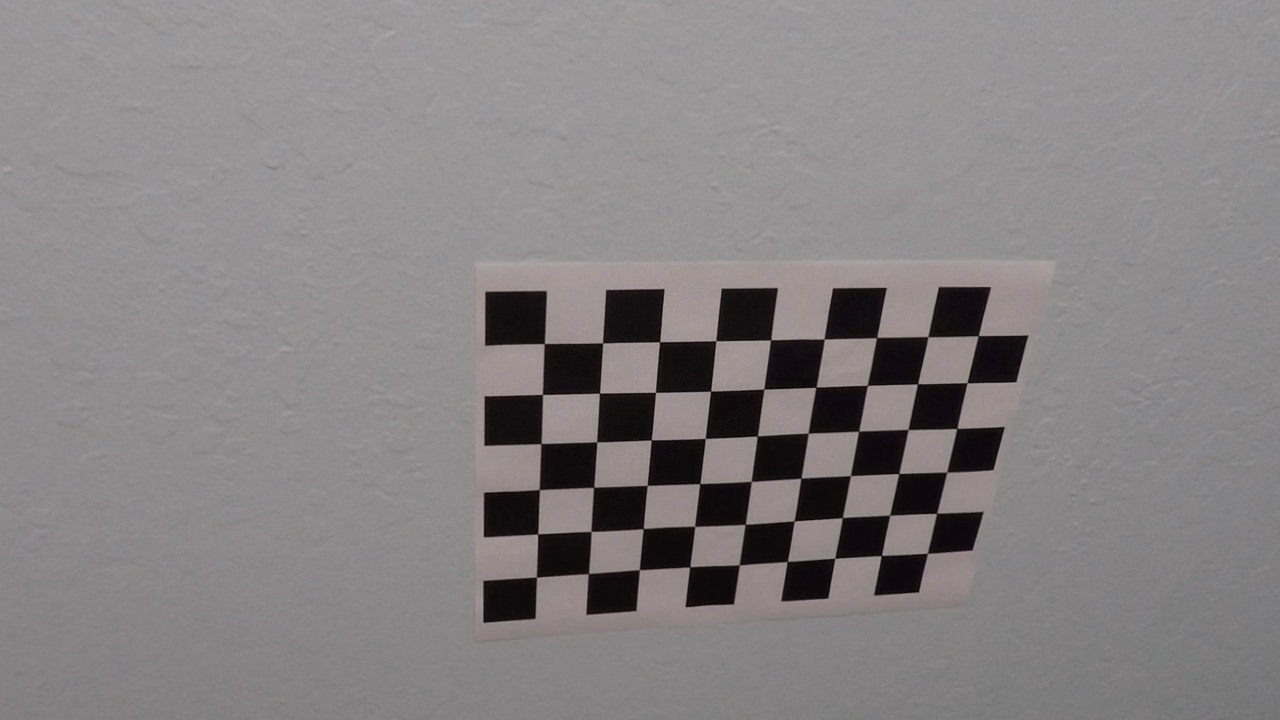
#> input picture camera_cal_undistorted/calibration10.jpg, 1280 x 720 px, given as the content of the folder camera_cal/, which was not available
$ jupyter execute --allow-errors P2.ipynb   (shell and % lines are left out)   (older library calls are emulated)   (text cells are left out)
#> lines starting #> are read from the running program, lines starting #| are printed output that depends on the picture; pictures that were not available may be replaced by others from this repository, and a replacement may not be noted
[cell 1]
#importing some useful packages
import matplotlib.pyplot as plt
import matplotlib.image as mpimg
import numpy as np
import cv2
import os
import math

[cell 2]
def calibrate_camera(input_dir, num_images, width, height):
    """ Returns the camera calibration parameters.

    Parameters:
    ----------
    input_dir : str
        The directory containing chessboard images
    width : int
        The number of internal corners across one row of a chessboard.
    height : int
        The number of internal corners across one column of a chessboard.

    Returns
    -------
    tuple
        Tuple of the camera matrix and distortion coefficients.

    """
#> called with input_dir = 'camera_cal/', num_images = 20, width = 9, height = 6
    fig = plt.figure(figsize=(16,20))
    cols = 2
    objpoints = []
    imgpoints = []
    # 3 dimensional coordinates, all with z = 0
    objp = np.zeros((height*width, 3), np.float32)
    # (x,y) coords
    objp[:,:2] = np.mgrid[0:width,0:height].T.reshape(-1,2)

    for img_number, img_name in enumerate(os.listdir(input_dir), start=1):
        img = mpimg.imread(input_dir + img_name)
#> img is the input picture: shape (720, 1280, 3); mean R, G, B 133.1, 129.7, 130.6
        fig.add_subplot(num_images, cols, 2 * img_number - 1)
        plt.imshow(img)
        # convert to grayscale, mpimg uses RGB colors
        gray = cv2.cvtColor(img, cv2.COLOR_RGB2GRAY)
        ret, corners = cv2.findChessboardCorners(gray, (width, height), None)
#> ret = True; corners = 54 rows, first 8: [545.3, 342.7], [602.4, 342.7], [658.9, 342.3], [715.8, 340.7], [769.6, 340.6], [824.4, 339.2], [875.5, 338.6], [928, 336.6]
        if ret == True:
            imgpoints.append(corners)
            objpoints.append(objp)

            # draw and display corners
            img = cv2.drawChessboardCorners(img, (width, height), corners, ret)
            fig.add_subplot(num_images, cols, 2 * img_number)
            plt.imshow(img)

    ret, mtx, dist, rvecs, tvecs = cv2.calibrateCamera(objpoints, imgpoints, gray.shape[::-1], None, None)
    return mtx, dist

[cell 3]
def undistort_img(img, mtx, dist):
    return cv2.undistort(img, mtx, dist, None, mtx)

# [31 lines left out: function undistort_images, not called in this run]

[cell 4]
print("Calibrating Camera")
#> (the rest of this cell did not finish here and is left out)

[cell 5]
print("Undistorting Images")
#> (the rest of this cell did not finish here and is left out)

#> (a cell that did not finish here is left out)

[cell 7]
# TODO: Add color thresholding here.
def threshold_img(img, thresh_min, thresh_max):
#> called with thresh_min = 20, thresh_max = 100
    gray = cv2.cvtColor(img, cv2.COLOR_RGB2GRAY)
    sobel_x = cv2.Sobel(gray, cv2.CV_64F, 1, 0)
    abs_sobel = np.absolute(sobel_x)
    scaled_sobel = np.uint8(255 * abs_sobel / np.max(abs_sobel))
    sobel_binary = np.zeros_like(scaled_sobel)
    sobel_binary[(scaled_sobel >= thresh_min) & (scaled_sobel <= thresh_max)] = 1

    # added s thresholding to detect yellow lanes
    s_thresh_min = 170
    s_thresh_max = 255
    # Convert to HLS color space and separate the S channel
    # Note: img is the undistorted image
    hls = cv2.cvtColor(img, cv2.COLOR_RGB2HLS)
    s_channel = hls[:,:,2]
    s_binary = np.zeros_like(s_channel)
    s_binary[(s_channel >= s_thresh_min) & (s_channel <= s_thresh_max)] = 1

    # Combine the two binary thresholds
    combined_binary = np.zeros_like(s_binary)
    combined_binary[(s_binary == 1) | (sobel_binary == 1)] = 1

    return combined_binary

def abs_sobel_thresh(input_dir, output_dir, num_images, thresh_min, thresh_max):
    """ Outputs the thresholded images from input_dir to output_dir using the Sobel X operator.

    Parameters:
    ----------
    input_dir : str
        The directory containing the images to which Sobel thresholding will be applied.
    output_dir : str
        The directory containing the thresholded images.
    num_images : int
        The number of images in input_dir.
    thresh_min : int
        Minimum value of threshold [0, 255]
    thresh_max : int
        Maximum value of threshold [0, 255]

    Returns
    -------
    tuple
        something?

    """
    fig = plt.figure(figsize=(16,20))
    cols = 2
    for img_number, img_name in enumerate(os.listdir(input_dir), start=1):
        img = mpimg.imread(input_dir + img_name)
        fig.add_subplot(num_images, cols, 2 * img_number - 1)
        plt.imshow(img)
        sobel_binary = threshold_img(img, thresh_min, thresh_max)
        fig.add_subplot(num_images, cols, 2 * img_number)
        plt.imshow(sobel_binary, cmap='gray')
        cv2.imwrite(output_dir + img_name, sobel_binary * 255)

[cell 8]
abs_sobel_thresh("test_images/", "test_images_sobel/", 8, 20, 100)

[cell 9]
# assumes a 1280 x 720 picture
src = np.float32([[750, 450], [1100, 700], [250, 700], [600, 450]])
dst = np.float32([[1000, 0], [1000, 700], [300, 700], [300, 0]])
M = cv2.getPerspectiveTransform(src, dst)
def transform_img(img):
    img_size = (img.shape[1], img.shape[0])
    warped = cv2.warpPerspective(img, M, img_size, flags=cv2.INTER_LINEAR)
    return warped

def perspective_transform(input_dir, output_dir, num_images):
    fig = plt.figure(figsize=(16,20))
    cols = 2
    for img_number, img_name in enumerate(os.listdir(input_dir), start=1):
            img = mpimg.imread(input_dir + img_name)
            fig.add_subplot(num_images, cols, 2 * img_number - 1)
            plt.imshow(img, cmap='gray')

            warped = transform_img(img)
            fig.add_subplot(num_images, cols, 2 * img_number)
            plt.imshow(warped, cmap='gray')
            cv2.imwrite(output_dir + img_name, warped)

[cell 10]
perspective_transform("test_images_sobel/", "test_images_perspective/", 8)

[cell 11]
def find_lane_pixels(binary_warped):
    # Take a histogram of the bottom half of the image
    histogram = np.sum(binary_warped[binary_warped.shape[0]//2:,:], axis=0)
#> histogram = 1280 values, max 7264 at index 580, min 0 at index 0, mean 1605.8
    # Create an output image to draw on and visualize the result
    out_img = np.dstack((binary_warped, binary_warped, binary_warped))
    # Find the peak of the left and right halves of the histogram
    # These will be the starting point for the left and right lines
    midpoint = np.int(histogram.shape[0]//2)
    leftx_base = np.argmax(histogram[:midpoint])
#> leftx_base = 580
    rightx_base = np.argmax(histogram[midpoint:]) + midpoint
#> rightx_base = 707

    # HYPERPARAMETERS
    # Choose the number of sliding windows
    nwindows = 9
    # Set the width of the windows +/- margin
    margin = 100
    # Set minimum number of pixels found to recenter window
    minpix = 50

    # Set height of windows - based on nwindows above and image shape
    window_height = np.int(binary_warped.shape[0]//nwindows)
    # Identify the x and y positions of all nonzero pixels in the image
    nonzero = binary_warped.nonzero()
#> nonzero = 111962 positions, rows 0 to 655, columns 8 to 1279
    nonzeroy = np.array(nonzero[0])
    nonzerox = np.array(nonzero[1])
    # Current positions to be updated later for each window in nwindows
    leftx_current = leftx_base
#> leftx_current = 580
    rightx_current = rightx_base
#> rightx_current = 707

    # Create empty lists to receive left and right lane pixel indices
    left_lane_inds = []
    right_lane_inds = []

    # Step through the windows one by one
    for window in range(nwindows):
        # Identify window boundaries in x and y (and right and left)
        win_y_low = binary_warped.shape[0] - (window+1)*window_height
        win_y_high = binary_warped.shape[0] - window*window_height
        ### TO-DO: Find the four below boundaries of the window ###
        win_xleft_low = leftx_current - margin  # Update this
        win_xleft_high = leftx_current + margin  # Update this
        win_xright_low = rightx_current - margin  # Update this
        win_xright_high = rightx_current + margin  # Update this

        # Draw the windows on the visualization image
        cv2.rectangle(out_img,(win_xleft_low,win_y_low),
        (win_xleft_high,win_y_high),(0,255,0), 2)
        cv2.rectangle(out_img,(win_xright_low,win_y_low),
        (win_xright_high,win_y_high),(0,255,0), 2)


        ### Identify the nonzero pixels in x and y within the window ###
        good_left_inds = np.where((nonzerox >= win_xleft_low) &
                                  (nonzerox < win_xleft_high) &
                                  (nonzeroy >= win_y_low) &
                                  (nonzeroy < win_y_high))[0]


        good_right_inds = np.where((nonzerox >= win_xright_low) &
                                   (nonzerox < win_xright_high) &
                                   (nonzeroy >= win_y_low) &
                                   (nonzeroy < win_y_high))[0]


        # Append these indices to the lists
        left_lane_inds.append(good_left_inds)
        right_lane_inds.append(good_right_inds)

        ### If you found > minpix pixels, recenter next window ###
        ### (`right` or `leftx_current`) on their mean position ###
        if len(good_left_inds) > minpix:
            leftx_current = np.mean(nonzerox[good_left_inds],dtype=np.int)
        if len(good_right_inds) > minpix:
            rightx_current = np.mean(nonzerox[good_right_inds], dtype=np.int)
#> this loop made 9 passes
#> (win_xleft_low, win_xleft_high, win_xright_low, win_xright_high, leftx_current, rightx_current) on passes 2 to 5: (435, 635, 607, 807, 535, 703), (435, 635, 603, 803, 541, 726), (441, 641, 626, 826, 513, 740), (413, 613, 640, 840, 516, 748)
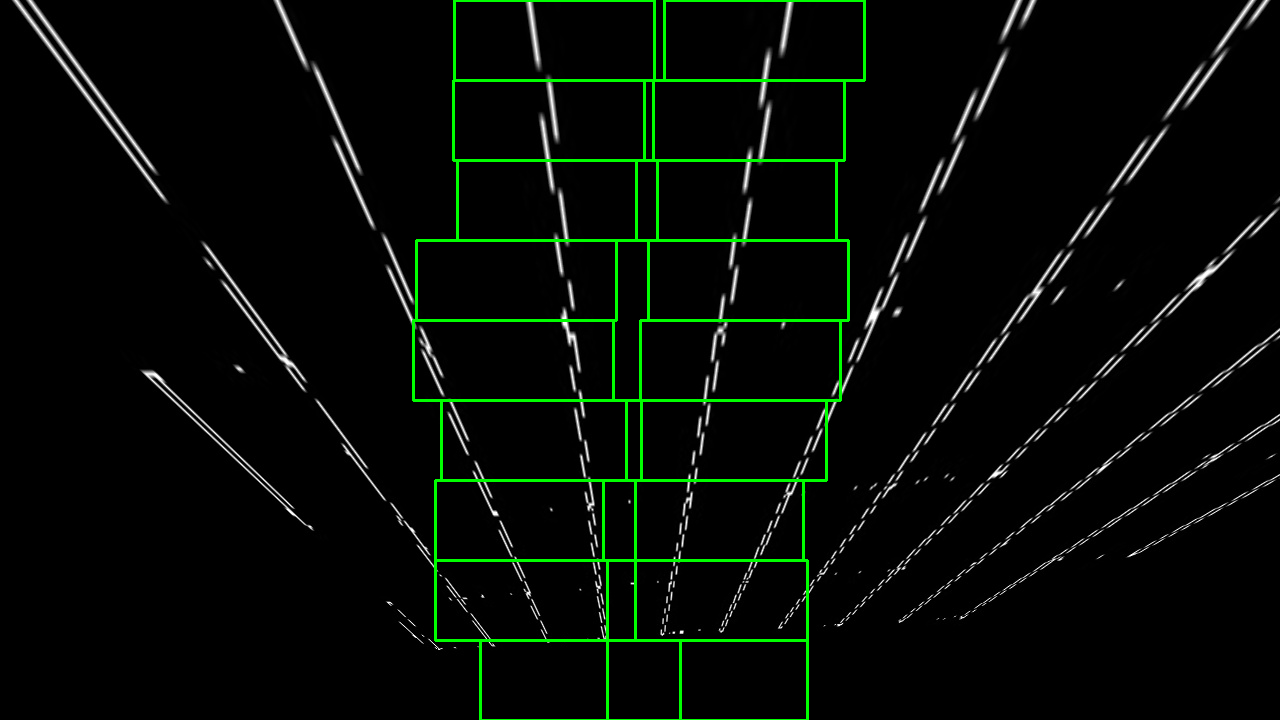
#> out_img: shape (720, 1280, 3); mean of channels 0, 1, 2 5.4, 10.7, 5.4; drawn as R, G, B
#> after the loop, left_lane_inds = 9 items; right_lane_inds = 9 items

    # Concatenate the arrays of indices (previously was a list of lists of pixels)
    try:
        left_lane_inds = np.concatenate(left_lane_inds)
        right_lane_inds = np.concatenate(right_lane_inds)
    except ValueError:
        # Avoids an error if the above is not implemented fully
        pass

    # Extract left and right line pixel positions
    leftx = nonzerox[left_lane_inds]
    lefty = nonzeroy[left_lane_inds]
    rightx = nonzerox[right_lane_inds]
    righty = nonzeroy[right_lane_inds]

    return leftx, lefty, rightx, righty, out_img

[cell 12]
def fit_polynomial(binary_warped, ym_per_pix=1, xm_per_pix=1, debug=True):
    # Find our lane pixels first
    leftx, lefty, rightx, righty, out_img = find_lane_pixels(binary_warped)

    ### Fit a second order polynomial to each using `np.polyfit` ###
    left_fit = np.polyfit(lefty * ym_per_pix, leftx * xm_per_pix, deg=2)
#> left_fit = [0.000121, -0.12, 561]
    right_fit = np.polyfit(righty * ym_per_pix, rightx * xm_per_pix, deg=2)
#> right_fit = [-2.55e-05, -0.0894, 775.1]

    # Generate x and y values for plotting
    ploty = np.linspace(0, binary_warped.shape[0]-1, binary_warped.shape[0] )
    try:
        left_fitx = left_fit[0]*ploty**2 + left_fit[1]*ploty + left_fit[2]
#> left_fitx = 720 values, max 561 at index 0, min 530.9 at index 500, mean 538.5
        right_fitx = right_fit[0]*ploty**2 + right_fit[1]*ploty + right_fit[2]
#> right_fitx = 720 values, max 775.1 at index 0, min 697.7 at index 719, mean 738.6
    except TypeError:
        # Avoids an error if `left` and `right_fit` are still none or incorrect
        print('The function failed to fit a line!')
        left_fitx = 1*ploty**2 + 1*ploty
        right_fitx = 1*ploty**2 + 1*ploty

    ## Visualization ##
    # Colors in the left and right lane regions
    out_img[lefty, leftx] = [255, 0, 0]
    out_img[righty, rightx] = [0, 0, 255]

    # Plots the left and right polynomials on the lane lines
    poly_fit = np.zeros_like(out_img)
    pts_left = np.vstack((left_fitx,ploty)).astype(np.int32).T
#> pts_left = 720 pairs, first value 530 to 560, second value 0 to 719
    cv2.polylines(poly_fit,  [pts_left],  False,  (0, 255, 0),  30)
    # plt.plot(left_fitx, ploty, color='yellow')
    pts_right = np.vstack((right_fitx,ploty)).astype(np.int32).T
#> pts_right = 720 pairs, first value 697 to 775, second value 0 to 719
    cv2.polylines(poly_fit,  [pts_right],  False,  (0, 255, 0),  30)
    # plt.plot(right_fitx, ploty, color='yellow')

    return poly_fit, left_fit, right_fit

[cell 13]
input_dir = "test_images_perspective/"
output_dir = "test_images_polynomial_fit/"
num_images = 8
cols = 2
fig = plt.figure(figsize=(16,20))
for img_number, img_name in enumerate(os.listdir(input_dir), start=1):
            img = mpimg.imread(input_dir + img_name)
            fig.add_subplot(num_images, cols, 2 * img_number - 1)
            plt.imshow(img)
            poly_fit_img, left_fit, right_fit = fit_polynomial(img)
#> left_fit = [0.000121, -0.12, 561]; right_fit = [-2.55e-05, -0.0894, 775.1]
            fig.add_subplot(num_images, cols, 2 * img_number)
            plt.imshow(poly_fit_img)
            cv2.imwrite(output_dir + img_name, poly_fit_img)

[cell 14]
def calc_curve(left_fit, right_fit, y_eval, ym_per_pix, xm_per_pix):
    left_curverad = int(np.power(1 + np.square(2 * left_fit[0] * y_eval * ym_per_pix + left_fit[1]), 1.5) / np.abs(2 * left_fit[0]))  ## Implement the calculation of the left line here
    right_curverad = int(np.power(1 + np.square(2 * right_fit[0] * y_eval * ym_per_pix + right_fit[1]), 1.5) / np.abs(2 * right_fit[0]))  ## Implement the calculation of the right line here
    return left_curverad, right_curverad

[cell 15]
# TODO: Calculate the radius of curvature
original_dir = "test_images/"
input_dir = "test_images_perspective/"
output_dir = "test_images_curvature/"
num_images = 8
cols = 2
ym_per_pix = 30/720 # meters per pixel in y dimension
xm_per_pix = 3.7/700 # meters per pixel in x dimension
y_eval = 719 # Define y-value where we want radius of curvature
fig = plt.figure(figsize=(16,20))
# We'll choose the maximum y-value, corresponding to the bottom of the image
for img_number, img_name in enumerate(os.listdir(input_dir), start=1):
            img = mpimg.imread(input_dir + img_name)
            fig.add_subplot(num_images, cols, 2 * img_number - 1)
            plt.imshow(img)

            poly_fit_img_pix, left_fit_pix, right_fit_pix = fit_polynomial(img)
#> the loop in find_lane_pixels (call 2), `for window in range(nwindows):` made 9 passes
#> left_fit_pix = [0.000121, -0.12, 561]; right_fit_pix = [-2.55e-05, -0.0894, 775.1]
            # compute everything in meters
            poly_fit_img, left_fit, right_fit = fit_polynomial(img, ym_per_pix, xm_per_pix, debug=False)
#> call 3 of fit_polynomial, with ym_per_pix = 0.0417, xm_per_pix = 0.00529, debug = False
#> in fit_polynomial (call 3), `left_fit = np.polyfit(lefty * ym_per_pix, leftx * xm_per_pix, deg=2)`: left_fit = [0.000367, -0.0153, 2.97]
#> in fit_polynomial (call 3), `right_fit = np.polyfit(righty * ym_per_pix, rightx * xm_per_pix, deg=2)`: right_fit = [-7.76e-05, -0.0113, 4.1]
#> in fit_polynomial (call 3), `left_fitx = left_fit[0]*ploty**2 + left_fit[1]*ploty + left_fit[2]`: left_fitx = 720 values, max 181.7 at index 719, min 2.81 at index 21, mean 60.76
#> in fit_polynomial (call 3), `right_fitx = right_fit[0]*ploty**2 + right_fit[1]*ploty + right_fit[2]`: right_fitx = 720 values, max 4.1 at index 0, min -44.2 at index 719, mean -13.37
#> in fit_polynomial (call 3), `pts_left = np.vstack((left_fitx,ploty)).astype(np.int32).T`: pts_left = 720 pairs, first value 2 to 181, second value 0 to 719
#> in fit_polynomial (call 3), `pts_right = np.vstack((right_fitx,ploty)).astype(np.int32).T`: pts_right = 720 pairs, first value -44 to 4, second value 0 to 719
#> in fit_polynomial (call 3), `cv2.polylines(poly_fit,  [pts_right],  False,  (0, 255, 0),  30)`:
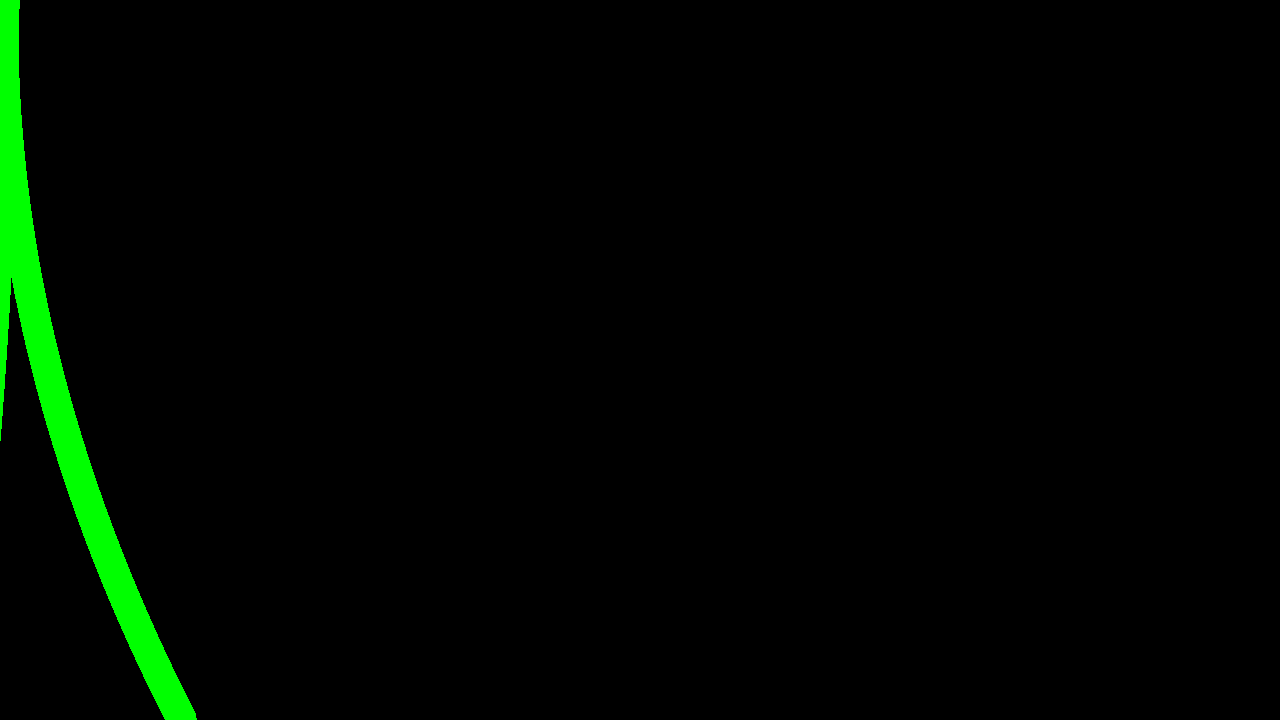
#> poly_fit: shape (720, 1280, 3); mean of channels 0, 1, 2 0, 6.3, 0; drawn as R, G, B
#> left_fit = [0.000367, -0.0153, 2.97]; right_fit = [-7.76e-05, -0.0113, 4.1]
            left_curverad, right_curverad = calc_curve(left_fit, right_fit, y_eval, ym_per_pix, xm_per_pix)
#> in calc_curve, `left_curverad = int(np.power(1 + np.square(2 * left_fit[0] * y_eval * ..`: left_curverad = 1362
#> in calc_curve, `right_curverad = int(np.power(1 + np.square(2 * right_fit[0] * y_eval ..`: right_curverad = 6442
#> left_curverad = 1362; right_curverad = 6442
            src = np.float32([[750, 450], [1100, 700], [250, 700], [600, 450]])
            dst = np.float32([[1000, 0], [1000, 700], [300, 700], [300, 0]])
            Minv = cv2.getPerspectiveTransform(dst, src)
#> Minv = [[0.214, -0.794, 535.7], [-2.26e-16, -0.466, 450], [-2.5e-19, -0.00118, 1]]
            img_size = (img.shape[1], img.shape[0])
            warped = cv2.warpPerspective(poly_fit_img_pix, Minv, img_size, flags=cv2.INTER_LINEAR)
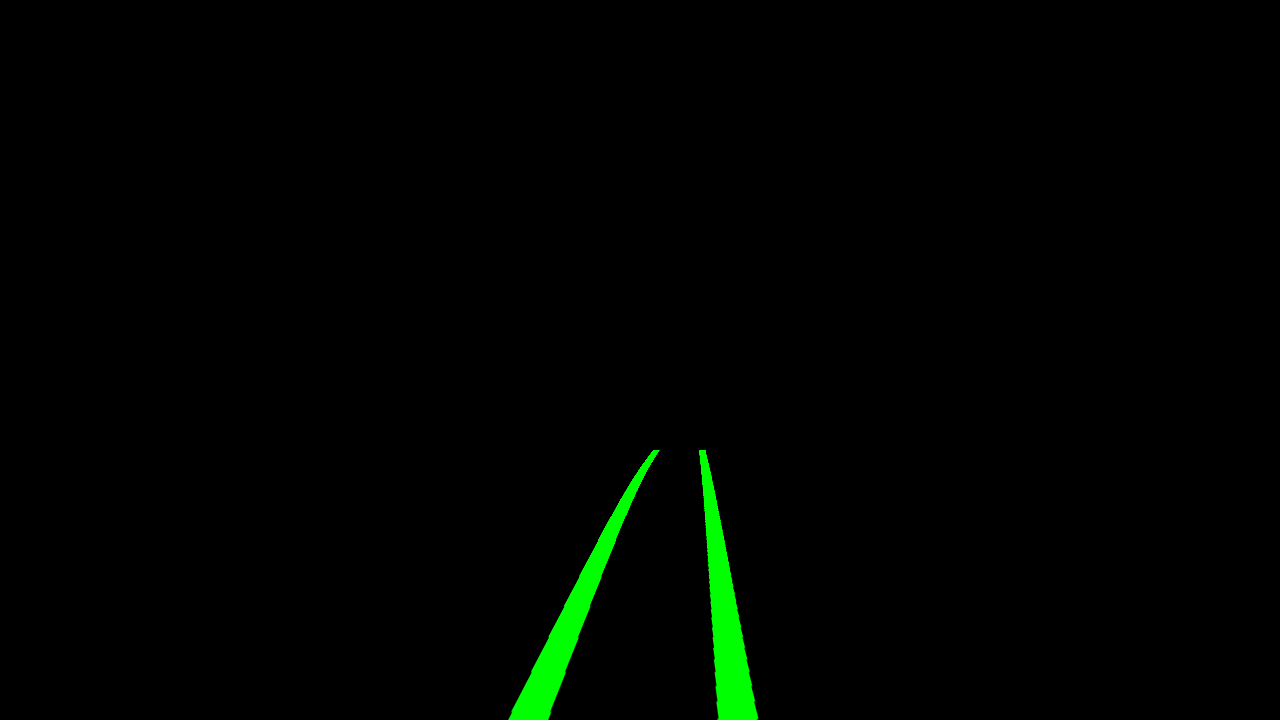
#> warped: shape (720, 1280, 3); mean of channels 0, 1, 2 0, 3.5, 0; drawn as R, G, B
            #cv2.putText(warped, "Radius of curvature : " + str(left_curverad), (10,200), cv2.FONT_HERSHEY_SIMPLEX, 2, (255,255,255), 2, cv2.LINE_AA)
            histogram = np.sum(img[img.shape[0]//2:,:], axis=0)
            # Find the peak of the left and right halves of the histogram
            # These will be the starting point for the left and right lines
            midpoint = np.int(histogram.shape[0]//2)
            leftx_base = np.argmax(histogram[:midpoint])
#> leftx_base = 580
            rightx_base = np.argmax(histogram[midpoint:]) + midpoint
#> rightx_base = 707
            # calculate how far from center the car is
            position = abs(((leftx_base + rightx_base) / 2) - midpoint) * xm_per_pix
#> position = 0.0185
            fig.add_subplot(num_images, cols, 2 * img_number)
            original_img = mpimg.imread(original_dir + img_name)
            cv2.putText(original_img, "Radius of curvature : " + str(left_curverad) + "(m)", (10,200), cv2.FONT_HERSHEY_SIMPLEX, 2, (0, 0, 0), 2, cv2.LINE_AA)
            cv2.putText(original_img, "From Center : " + str(position), (10,300), cv2.FONT_HERSHEY_SIMPLEX, 2, (0, 0, 0), 2, cv2.LINE_AA)
            result = cv2.addWeighted(original_img, 1, warped, 2, 0)
            plt.imshow(result)
            cv2.imwrite(output_dir + img_name, result)
